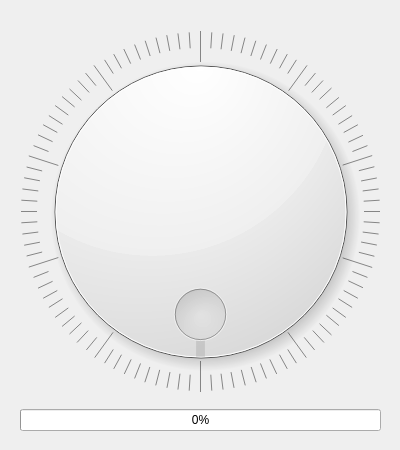
<?xml version="1.0" encoding="UTF-8"?>
<ui version="4.0">
 <class>MyWidget</class>
 <widget class="QWidget" name="MyWidget">
  <property name="geometry">
   <rect>
    <x>0</x>
    <y>0</y>
    <width>400</width>
    <height>450</height>
   </rect>
  </property>
  <property name="windowTitle">
   <string>MyWidget</string>
  </property>
  <widget class="QWidget" name="verticalLayoutWidget">
   <property name="geometry">
    <rect>
     <x>20</x>
     <y>20</y>
     <width>361</width>
     <height>411</height>
    </rect>
   </property>
   <layout class="QVBoxLayout" name="verticalLayout">
    <item>
     <widget class="QDial" name="dial">
      <property name="maximum">
       <number>100</number>
      </property>
      <property name="wrapping">
       <bool>true</bool>
      </property>
      <property name="notchesVisible">
       <bool>true</bool>
      </property>
     </widget>
    </item>
    <item>
     <widget class="QProgressBar" name="progressBar">
      <property name="value">
       <number>0</number>
      </property>
      <property name="alignment">
       <set>Qt::AlignmentFlag::AlignCenter</set>
      </property>
      <property name="textVisible">
       <bool>true</bool>
      </property>
     </widget>
    </item>
   </layout>
  </widget>
 </widget>
 <resources/>
 <connections>
  <connection>
   <sender>dial</sender>
   <signal>valueChanged(int)</signal>
   <receiver>progressBar</receiver>
   <slot>setValue(int)</slot>
   <hints>
    <hint type="sourcelabel">
     <x>200</x>
     <y>287</y>
    </hint>
    <hint type="destinationlabel">
     <x>300</x>
     <y>414</y>
    </hint>
   </hints>
  </connection>
 </connections>
</ui>
